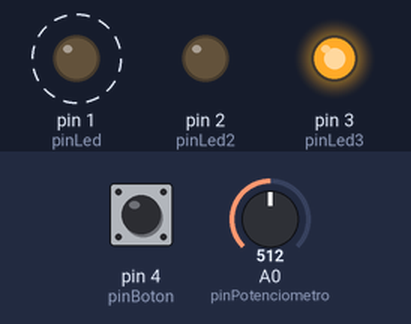
The sketch below on a simulated Arduino Uno, built with avr-gcc and run on an emulated ATmega328P. On the bench: output pins drawn as LEDs (lit = HIGH). Dashed ring = blinking. The test bench sets the inputs (shaded band); at power-on: pin 4 (pinBoton) LOW, A0 (pinPotenciometro) = 512.

Above: at 1.25 s.
1.3 s: pin 4 (pinBoton) pulled HIGH for 0.15 s
At 1.5 s:
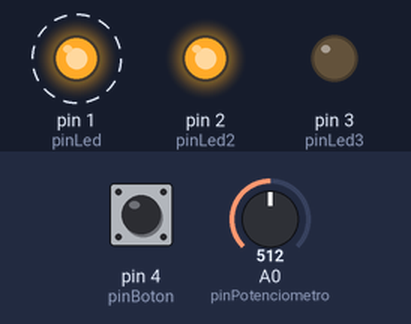
4.3 s: A0 (pinPotenciometro) set to 716
At 4.55 s:
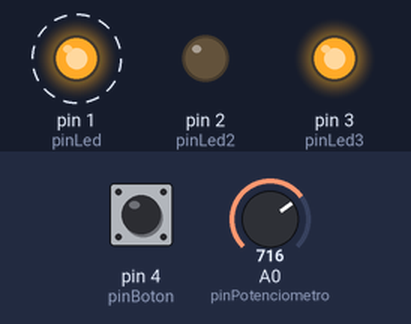
7.3 s: A0 (pinPotenciometro) set to 900
At 7.5 s:
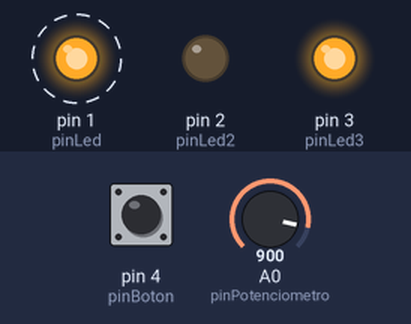
10.3 s: pin 4 (pinBoton) pulled HIGH for 1 s
At 10.55 s:
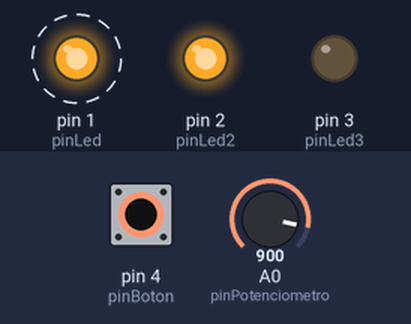
13.3 s: A0 (pinPotenciometro) set to 1023
At 13.5 s:
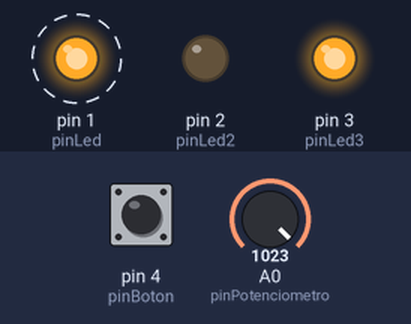
Timing chart, 0 to 17.3 s (numbered marks = the images above; inputs shaded):
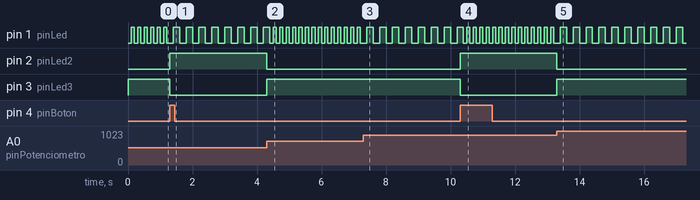

The sketch:

codigo1.ino
```cpp
// Identificacion de pines
const int pinLed = 1;
const int pinLed2 = 2;
const int pinLed3 = 3;
const int pinBoton = 4;
const int pinPotenciometro = 0;

// Variables
const int vel=4;
int idVel = 0;
int x = 0;
int estadoLed = 0;
int nuevoValorPotenciometro=0;
int nuevoValorBoton=0;
int valorPotenciometro = 0;
int valorBoton = 0;
int retardoLedBoton = 500;
int retardoLedPotenciometro = 500;
unsigned long tiempoLed = 0;

const int Velocidades[vel] = {200,100,50,20};

void setup() {
  pinMode(pinBoton, INPUT);
  pinMode(pinPotenciometro, INPUT);
  pinMode(pinLed, OUTPUT);
  pinMode(pinLed2, OUTPUT);
  pinMode(pinLed3, OUTPUT);
}

void alumbrar(long retardo){
    unsigned long tiempoActual = millis();
    if(tiempoActual >= tiempoLed + retardo){
      tiempoLed = tiempoActual;
        estadoLed = (estadoLed+1)%2;
        if(estadoLed == 0)
        digitalWrite(pinLed, LOW);
        else
        digitalWrite(pinLed, HIGH);
    }
}

void loop(){
    if(x==0)
    alumbrar(retardoLedPotenciometro);
    else if(x==1)
    alumbrar(retardoLedBoton);

    nuevoValorBoton = digitalRead(pinBoton);
    nuevoValorPotenciometro = analogRead(pinPotenciometro);
    if(nuevoValorPotenciometro != valorPotenciometro){
        valorPotenciometro = nuevoValorPotenciometro;
        retardoLedPotenciometro = Velocidades[3 - round(valorPotenciometro / 256)];
        digitalWrite(pinLed, LOW);
        estadoLed = 0;
      x=0;
        digitalWrite(pinLed2, LOW);
        digitalWrite(pinLed3, HIGH);
    }
    if(nuevoValorBoton == HIGH && nuevoValorBoton != valorBoton){
        valorBoton= nuevoValorBoton;
        retardoLedBoton = Velocidades[idVel];
        idVel = (idVel+1)%vel;
        digitalWrite(pinLed, LOW);
        estadoLed = 0;
        x=1;
        digitalWrite(pinLed2, HIGH);
        digitalWrite(pinLed3, LOW);
    }
    valorBoton= nuevoValorBoton;
}
```

Measured:
- after the input at 1.3 s, pin 1 (pinLed): alternates HIGH for 0.20 s and LOW for 0.20 s, starting after 0.10 s; pin 2 (pinLed2): LOW → HIGH at once; pin 3 (pinLed3): HIGH → LOW at once
- after the input at 4.3 s, pin 1 (pinLed): alternates HIGH for 0.10 s and LOW for 0.10 s, starting after 0.20 s; pin 2 (pinLed2): HIGH → LOW at once; pin 3 (pinLed3): LOW → HIGH at once
- after the input at 7.3 s, pin 1 (pinLed): alternates HIGH for 0.20 s and LOW for 0.20 s, starting after 0.10 s
- after the input at 10.3 s, pin 1 (pinLed): alternates HIGH for 0.10 s and LOW for 0.10 s, starting after 0.20 s; pin 2 (pinLed2): LOW → HIGH at once; pin 3 (pinLed3): HIGH → LOW at once
- after the input at 13.3 s, pin 1 (pinLed): alternates HIGH for 0.20 s and LOW for 0.20 s, starting after 0.10 s; pin 2 (pinLed2): HIGH → LOW at once; pin 3 (pinLed3): LOW → HIGH at once
- by itself, pin 1 (pinLed): alternates HIGH for 0.10 s and LOW for 0.10 s
